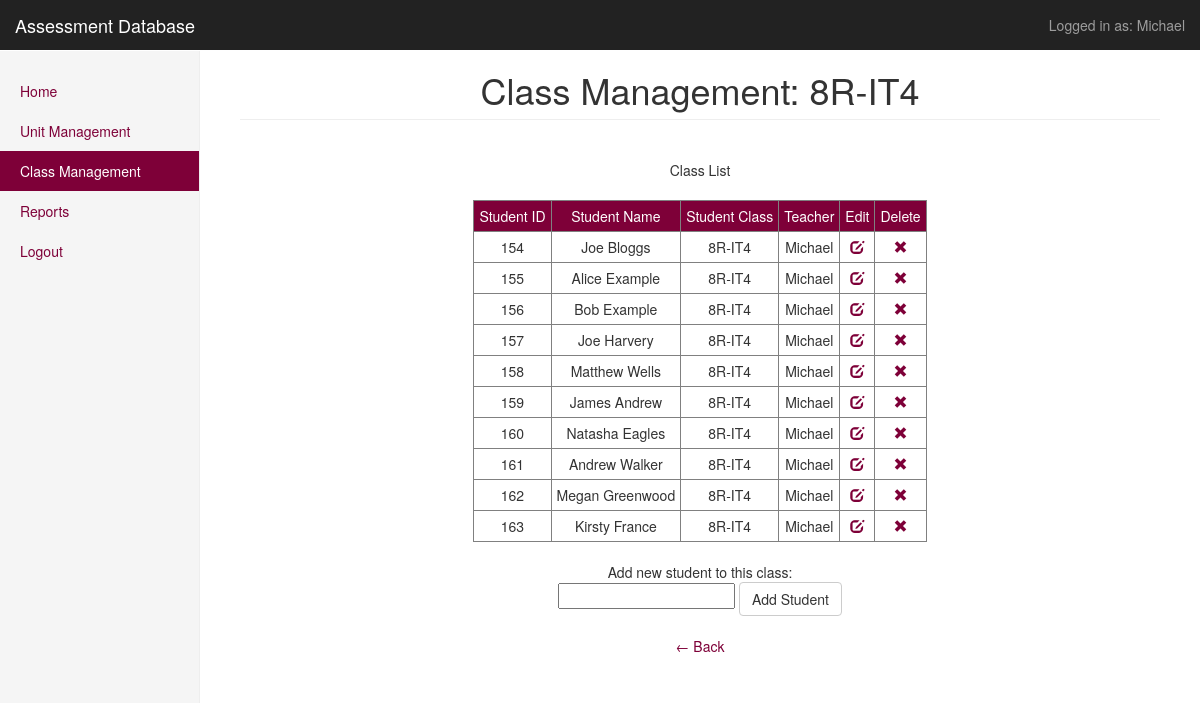
/public/ClassManagement/inspect/8R-IT4/ (signed in), run on the app's committed database.
### tables this page shows
CREATE TABLE IF NOT EXISTS `student` (
`student_id` int(11) NOT NULL,
  `student_name` varchar(128) NOT NULL,
  `class_name` varchar(20) NOT NULL,
  `teacher_name` varchar(32) NOT NULL
);

### app/core/Controller.php (called while the page is built, shortened)
<?php
require 'Session.php';
class Controller {
    public function view($view, $data = [])
    {
        require_once '../app/views/' . $view . '.php';
    }
}

### app/controllers/ClassManagement.php (called while the page is built, shortened)
<?php
class ClassManagement extends Controller
{
    public function inspect($param = '')
    {
        $model = $this->model('TeacherClass');
        $className = $param;
        $teacherName = $_SESSION['username'];
        $message = '';
        $students = $model->getStudents($className, $teacherName);
        $this->view('classmanagement/inspect', [
            'students' => $students,
            'className' => $className,
            'teacherName' => $teacherName,
            'message' => $message
        ]);
    }
}

### app/core/App.php (called while the page is built, shortened)
<?php
class App
{
    protected $method = 'index';
    public function __construct()
    {
        $url = $this->parseUrl();
        if (file_exists('../app/controllers/' . $url[0] . '.php')) {
            unset($url[0]);
        }
        $this->controller = new $this->controller;
        if (isset($url[1])){
            if(method_exists($this->controller, $url[1])){
               $this->method = $url[1];
               unset($url[1]);
            }
        }
        $this->params = $url ? array_values($url) : [];
        call_user_func_array([$this->controller, $this->method], $this->params);
    }
    protected function parseUrl()
    {
        if(isset($_GET['url'])) {
            return $url = explode('/', filter_var(rtrim($_GET['url'], '/'), FILTER_SANITIZE_URL));
        }
    }
}

### public/index.php (called while the page is built, shortened)
<?php
$app = new App();

### app/core/Session.php (called while the page is built, shortened)
<?php
class Session {
    public static function get($key)
    {
        if (isset($_SESSION[$key])) {
            return $_SESSION[$key];
        }
        return null;
    }
}

### app/models/TeacherClass.php (called while the page is built, shortened)
<?php
class TeacherClass {
    public function getStudents($className, $teacherName)
    {
        $db = Database::getInstance();
        $statement = $db->prepare("SELECT * FROM student WHERE class_name = :class_name AND teacher_name = :teacher_name;");
        $statement->bindParam(':class_name', $className);
        $statement->bindParam(':teacher_name', $teacherName);
        $statement->execute();
        $results = $statement->fetchAll();
        if (sizeof($results) > 0)
        {
            return $results;
        }
        return false;
    }
}

### app/views/classmanagement/inspect.php (the view, shortened to what this page needs)
<!DOCTYPE html>
<html lang="en">
<head>
    <link href="/AssessmentDatabase/public/css/bootstrap_css/bootstrap.min.css" rel="stylesheet">
    <link href="/AssessmentDatabase/public/css/dashboard.css" rel="stylesheet">
    <link href="/AssessmentDatabase/public/css/tables.css" rel="stylesheet">
</head>
<body>
<nav class="navbar navbar-inverse navbar-fixed-top">
    <div class="container-fluid">
        <div class="navbar-header">
            <a class="navbar-brand" href="/AssessmentDatabase/public/home/">Assessment Database</a>
        </div>
        <div id="navbar">
            <ul class="nav navbar-nav navbar-right">
                <li><a href="#">Logged in as: <?php echo htmlentities(Session::get('username')); ?></a></li>
            </ul>
        </div>
    </div>
</nav>
<div class="container-fluid">
    <div class="row">
        <div class="col-sm-3 col-md-2 sidebar">
            <ul class="nav nav-sidebar">
                <li><a href="/AssessmentDatabase/public/Home/">Home</a></li>
                <li><a href="/AssessmentDatabase/public/UnitManagement/">Unit Management</a></li>
                <li class="active"><a href="/AssessmentDatabase/public/ClassManagement/">Class Management <span class="sr-only">(current)</span></a></li>
                <li><a href="/AssessmentDatabase/public/ReportManagement/">Reports</a></li>
                <li><a href="/AssessmentDatabase/public/Home/Logout/">Logout</a></li>
            </ul>
        </div>
        <div class="col-sm-9 col-sm-offset-3 col-md-10 col-md-offset-2 main">
            <div class="text-center center-block">
                <h1 class="page-header">Class Management: <?= $data['className']; ?> </h1>
                <br>
                    Class List
                    <br><br>
                    <table border="1">
                        <tr>
                            <td>Student ID</td>
                            <td>Student Name</td>
                            <td>Student Class</td>
                            <td>Teacher</td>
                            <td>Edit</td>
                            <td>Delete</td>
                        </tr>
                        <?php
                        foreach($data['students'] as $student) {
                            echo '<tr>';
                            echo '<td>' . $student[0] . '</td>';
                            echo '<td>' . $student[1] . '</td>';
                            echo '<td>' . $student[2] . '</td>';
                            echo '<td>' . $student[3] . '</td>';
                            echo '<td> <a href="' . '/AssessmentDatabase/public/classmanagement/edit/' . $student[0] . '/"><span class="glyphicon glyphicon-edit"> </span></a></td>';
                            echo '<td> <a href="' . '/AssessmentDatabase/public/classmanagement/deletestudent/' . $student[0] . '/"><span class="glyphicon glyphicon-remove"> </span></a></td>';
                            echo '</tr>';
                        }
                        ?>
                    </table>
                    <br>
                    Add new student to this class:
                    <form action="" method="POST">
                        <input type="text" class="form-inline"  name="studentName">
                        <input type="submit" class="btn btn-default" value="Add Student">
                    </form>
                    <br>
                    <a href="/AssessmentDatabase/public/ClassManagement/">&larr; Back</a>
            </div>
        </div>
    </div>
</div>
</body>
</html>

### public/css/dashboard.css (style rules this page uses)
body { padding-top: 50px; }
.navbar-fixed-top { border: 0; }
.sidebar { padding-top: 20px; }
@media (min-width: 768px) { .sidebar { position: fixed; top: 51px; bottom: 0; left: 0; z-index: 1000; display: block; padding: 20px; overflow-x: hidden; overflow-y: auto; background-color: #f5f5f5; border-right: 1px solid #eee; } }
.nav-sidebar { margin-right: -21px; margin-bottom: 20px; margin-left: -20px; }
.nav-sidebar > li > a { padding-right: 20px; padding-left: 20px; }
a, a:hover { color: #7e0038; }
.nav-sidebar > .active > a, .nav-sidebar > .active > a:hover, .nav-sidebar > .active > a:focus { color: #ffffff; background-color: #7e0038; }
.main { padding: 20px; }
@media (min-width: 768px) { .main { padding-right: 40px; padding-left: 40px; } }
.main .page-header { margin-top: 0; }

### public/css/tables.css (style rules this page uses)
table { margin: auto; text-align: center; max-width: 66%; }
td { padding: 5px; }
tr:first-child { color: #ffffff; background-color: #7e0038; font-family: "Helvetica Neue", Helvetica, Arial, sans-serif; }

### data on the page
student: student_id "154", student_name "Joe Bloggs", class_name "8R-IT4", teacher_name "Michael"
student: student_id "155", student_name "Alice Example", class_name "8R-IT4", teacher_name "Michael"
student: student_id "156", student_name "Bob Example", class_name "8R-IT4", teacher_name "Michael"
student: student_id "157", student_name "Joe Harvery", class_name "8R-IT4", teacher_name "Michael"
student: student_id "158", student_name "Matthew Wells", class_name "8R-IT4", teacher_name "Michael"
student: student_id "159", student_name "James Andrew", class_name "8R-IT4", teacher_name "Michael"
student: student_id "160", student_name "Natasha Eagles", class_name "8R-IT4", teacher_name "Michael"
student: student_id "161", student_name "Andrew Walker", class_name "8R-IT4", teacher_name "Michael"
student: student_id "162", student_name "Megan Greenwood", class_name "8R-IT4", teacher_name "Michael"
student: student_id "163", student_name "Kirsty France", class_name "8R-IT4", teacher_name "Michael"

### other printed values
Session::get('username') "Michael"
$data['className'] "8R-IT4"
